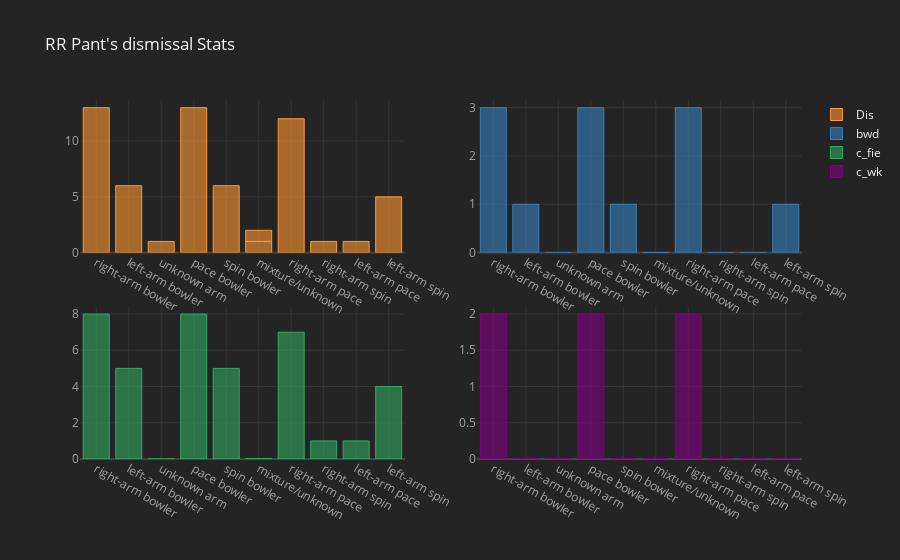

Notebook code cell kept with this figure:
### Code cell
dismissal_stats( DC_batsmen_dismissal_summary[DC_batsmen_dismissal_summary.batsman == "RR Pant"], "RR Pant's dismissal Stats")
DC_batsmen_dismissal_summary[DC_batsmen_dismissal_summary.batsman == "RR Pant"]

### Figure 1 — Plotly figure (JSON) as saved in the notebook; plotly's stock layout.template omitted (floating-point values rounded to 4 significant figures)
{"data": [{"marker": {"color": "rgba(255, 153, 51, 0.6)", "line": {"color": "rgba(255, 153, 51, 1.0)", "width": 1}}, "name": "Dis", "orientation": "v", "text": "", "type": "bar", "x": ["right-arm bowler", "left-arm bowler", "unknown arm", "pace bowler", "spin bowler", "mixture/unknown", "right-arm pace", "right-arm spin", "left-arm pace", "left-arm spin", "mixture/unknown"], "xaxis": "x", "y": [13, 6, 1, 13, 6, 1, 12, 1, 1, 5, 1], "yaxis": "y"}, {"marker": {"color": "rgba(55, 128, 191, 0.6)", "line": {"color": "rgba(55, 128, 191, 1.0)", "width": 1}}, "name": "bwd", "orientation": "v", "text": "", "type": "bar", "x": ["right-arm bowler", "left-arm bowler", "unknown arm", "pace bowler", "spin bowler", "mixture/unknown", "right-arm pace", "right-arm spin", "left-arm pace", "left-arm spin", "mixture/unknown"], "xaxis": "x2", "y": [3, 1, 0, 3, 1, 0, 3, 0, 0, 1, 0], "yaxis": "y2"}, {"marker": {"color": "rgba(50, 171, 96, 0.6)", "line": {"color": "rgba(50, 171, 96, 1.0)", "width": 1}}, "name": "c_fie", "orientation": "v", "text": "", "type": "bar", "x": ["right-arm bowler", "left-arm bowler", "unknown arm", "pace bowler", "spin bowler", "mixture/unknown", "right-arm pace", "right-arm spin", "left-arm pace", "left-arm spin", "mixture/unknown"], "xaxis": "x3", "y": [8, 5, 0, 8, 5, 0, 7, 1, 1, 4, 0], "yaxis": "y3"}, {"marker": {"color": "rgba(128, 0, 128, 0.6)", "line": {"color": "rgba(128, 0, 128, 1.0)", "width": 1}}, "name": "c_wk", "orientation": "v", "text": "", "type": "bar", "x": ["right-arm bowler", "left-arm bowler", "unknown arm", "pace bowler", "spin bowler", "mixture/unknown", "right-arm pace", "right-arm spin", "left-arm pace", "left-arm spin", "mixture/unknown"], "xaxis": "x4", "y": [2, 0, 0, 2, 0, 0, 2, 0, 0, 0, 0], "yaxis": "y4"}], "layout": {"legend": {"bgcolor": "#242424", "font": {"color": "#F4F4F4"}}, "paper_bgcolor": "#242424", "plot_bgcolor": "#242424", "title": {"font": {"color": "#F4F4F4"}, "text": "RR Pant's dismissal Stats"}, "xaxis": {"anchor": "y", "domain": [0, 0.45], "gridcolor": "#343434", "showgrid": true, "tickfont": {"color": "#A4A4A4"}, "title": {"font": {"color": "#A4A4A4"}, "text": ""}, "zerolinecolor": "#444444"}, "xaxis2": {"anchor": "y2", "domain": [0.55, 1], "gridcolor": "#343434", "showgrid": true, "tickfont": {"color": "#A4A4A4"}, "title": {"font": {"color": "#A4A4A4"}, "text": ""}, "zerolinecolor": "#444444"}, "xaxis3": {"anchor": "y3", "domain": [0, 0.45], "gridcolor": "#343434", "showgrid": true, "tickfont": {"color": "#A4A4A4"}, "title": {"font": {"color": "#A4A4A4"}, "text": ""}, "zerolinecolor": "#444444"}, "xaxis4": {"anchor": "y4", "domain": [0.55, 1], "gridcolor": "#343434", "showgrid": true, "tickfont": {"color": "#A4A4A4"}, "title": {"font": {"color": "#A4A4A4"}, "text": ""}, "zerolinecolor": "#444444"}, "yaxis": {"anchor": "x", "domain": [0.575, 1], "gridcolor": "#343434", "showgrid": true, "tickfont": {"color": "#A4A4A4"}, "title": {"font": {"color": "#A4A4A4"}, "text": ""}, "zerolinecolor": "#444444"}, "yaxis2": {"anchor": "x2", "domain": [0.575, 1], "gridcolor": "#343434", "showgrid": true, "tickfont": {"color": "#A4A4A4"}, "title": {"font": {"color": "#A4A4A4"}, "text": ""}, "zerolinecolor": "#444444"}, "yaxis3": {"anchor": "x3", "domain": [0, 0.425], "gridcolor": "#343434", "showgrid": true, "tickfont": {"color": "#A4A4A4"}, "title": {"font": {"color": "#A4A4A4"}, "text": ""}, "zerolinecolor": "#444444"}, "yaxis4": {"anchor": "x4", "domain": [0, 0.425], "gridcolor": "#343434", "showgrid": true, "tickfont": {"color": "#A4A4A4"}, "title": {"font": {"color": "#A4A4A4"}, "text": ""}, "zerolinecolor": "#444444"}}}
